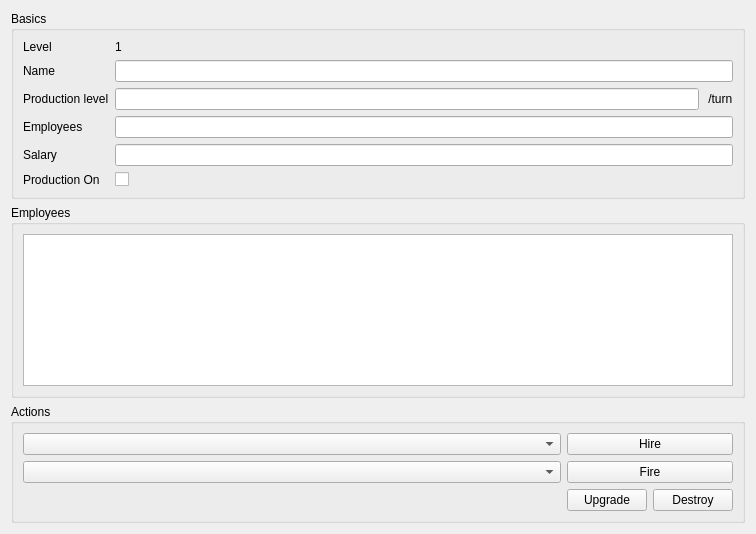
<?xml version="1.0" encoding="UTF-8"?>
<ui version="4.0">
 <class>Gatherer</class>
 <widget class="QWidget" name="Gatherer">
  <property name="geometry">
   <rect>
    <x>0</x>
    <y>0</y>
    <width>756</width>
    <height>534</height>
   </rect>
  </property>
  <property name="windowTitle">
   <string>Form</string>
  </property>
  <layout class="QVBoxLayout" name="verticalLayout">
   <item>
    <widget class="QGroupBox" name="basicsGroupBox">
     <property name="title">
      <string>Basics</string>
     </property>
     <layout class="QFormLayout" name="formLayout">
      <item row="2" column="0">
       <widget class="QLabel" name="label">
        <property name="text">
         <string>Production level</string>
        </property>
       </widget>
      </item>
      <item row="2" column="1">
       <layout class="QHBoxLayout" name="horizontalLayout_2">
        <item>
         <widget class="QLineEdit" name="prodLevelLineEdit">
          <property name="readOnly">
           <bool>true</bool>
          </property>
         </widget>
        </item>
        <item>
         <widget class="QLabel" name="label_3">
          <property name="text">
           <string> /turn</string>
          </property>
         </widget>
        </item>
       </layout>
      </item>
      <item row="3" column="0">
       <widget class="QLabel" name="label_2">
        <property name="text">
         <string>Employees</string>
        </property>
       </widget>
      </item>
      <item row="3" column="1">
       <widget class="QLineEdit" name="employeeLineEdit">
        <property name="readOnly">
         <bool>true</bool>
        </property>
       </widget>
      </item>
      <item row="5" column="0">
       <widget class="QLabel" name="label_4">
        <property name="text">
         <string>Production On</string>
        </property>
       </widget>
      </item>
      <item row="5" column="1">
       <widget class="QCheckBox" name="prodOnCheckBox">
        <property name="text">
         <string/>
        </property>
       </widget>
      </item>
      <item row="4" column="0">
       <widget class="QLabel" name="label_5">
        <property name="text">
         <string>Salary</string>
        </property>
       </widget>
      </item>
      <item row="4" column="1">
       <widget class="QLineEdit" name="salaryLineEdit">
        <property name="readOnly">
         <bool>true</bool>
        </property>
       </widget>
      </item>
      <item row="0" column="0">
       <widget class="QLabel" name="label_6">
        <property name="text">
         <string>Level</string>
        </property>
       </widget>
      </item>
      <item row="0" column="1">
       <widget class="QLabel" name="label_7">
        <property name="text">
         <string>1</string>
        </property>
       </widget>
      </item>
      <item row="1" column="0">
       <widget class="QLabel" name="label_8">
        <property name="text">
         <string>Name</string>
        </property>
       </widget>
      </item>
      <item row="1" column="1">
       <widget class="QLineEdit" name="nameLineEdit"/>
      </item>
     </layout>
    </widget>
   </item>
   <item>
    <widget class="QGroupBox" name="employeesGroupBox">
     <property name="title">
      <string>Employees</string>
     </property>
     <layout class="QGridLayout" name="gridLayout_4">
      <item row="0" column="0">
       <widget class="QListView" name="employeeListView"/>
      </item>
     </layout>
    </widget>
   </item>
   <item>
    <widget class="QGroupBox" name="actionsGroupBox">
     <property name="title">
      <string>Actions</string>
     </property>
     <layout class="QGridLayout" name="gridLayout">
      <item row="2" column="1">
       <layout class="QGridLayout" name="gridLayout_2">
        <item row="0" column="0">
         <widget class="QPushButton" name="upgradeButton">
          <property name="text">
           <string>Upgrade</string>
          </property>
         </widget>
        </item>
        <item row="0" column="1">
         <widget class="QPushButton" name="destroyButton">
          <property name="text">
           <string>Destroy</string>
          </property>
         </widget>
        </item>
       </layout>
      </item>
      <item row="0" column="1">
       <widget class="QPushButton" name="hireButton">
        <property name="text">
         <string>Hire</string>
        </property>
       </widget>
      </item>
      <item row="0" column="0">
       <widget class="QComboBox" name="hireComboBox"/>
      </item>
      <item row="1" column="0">
       <widget class="QComboBox" name="fireComboBox"/>
      </item>
      <item row="1" column="1">
       <widget class="QPushButton" name="fireButton">
        <property name="text">
         <string>Fire</string>
        </property>
       </widget>
      </item>
      <item row="2" column="0">
       <spacer name="horizontalSpacer">
        <property name="orientation">
         <enum>Qt::Horizontal</enum>
        </property>
        <property name="sizeHint" stdset="0">
         <size>
          <width>40</width>
          <height>20</height>
         </size>
        </property>
       </spacer>
      </item>
     </layout>
    </widget>
   </item>
  </layout>
 </widget>
 <resources/>
 <connections/>
</ui>
